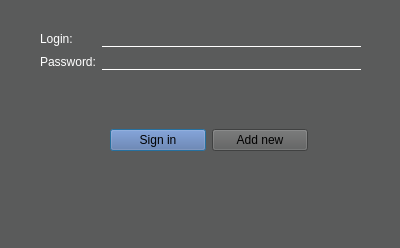
<?xml version="1.0" encoding="UTF-8"?>
<ui version="4.0">
 <class>Login</class>
 <widget class="QDialog" name="Login">
  <property name="geometry">
   <rect>
    <x>0</x>
    <y>0</y>
    <width>400</width>
    <height>248</height>
   </rect>
  </property>
  <property name="windowTitle">
   <string>Dialog</string>
  </property>
  <property name="styleSheet">
   <string notr="true">background-color: rgb(90, 91, 91);</string>
  </property>
  <widget class="QWidget" name="formLayoutWidget">
   <property name="geometry">
    <rect>
     <x>40</x>
     <y>30</y>
     <width>321</width>
     <height>71</height>
    </rect>
   </property>
   <layout class="QFormLayout" name="formLayout">
    <item row="0" column="0">
     <widget class="QLabel" name="label">
      <property name="styleSheet">
       <string notr="true">color: white;</string>
      </property>
      <property name="text">
       <string>Login:</string>
      </property>
     </widget>
    </item>
    <item row="1" column="0">
     <widget class="QLabel" name="label_2">
      <property name="styleSheet">
       <string notr="true">color: white;</string>
      </property>
      <property name="text">
       <string>Password:</string>
      </property>
     </widget>
    </item>
    <item row="0" column="1">
     <widget class="QLineEdit" name="lineEdit">
      <property name="styleSheet">
       <string notr="true">border: none;
border-bottom: 1px solid white;</string>
      </property>
     </widget>
    </item>
    <item row="1" column="1">
     <widget class="QLineEdit" name="lineEdit_2">
      <property name="styleSheet">
       <string notr="true">border: none;
border-bottom: 1px solid white;</string>
      </property>
     </widget>
    </item>
   </layout>
  </widget>
  <widget class="QWidget" name="verticalLayoutWidget">
   <property name="geometry">
    <rect>
     <x>10</x>
     <y>189</y>
     <width>381</width>
     <height>51</height>
    </rect>
   </property>
   <layout class="QVBoxLayout" name="verticalLayout">
    <item>
     <widget class="QLabel" name="label_3">
      <property name="layoutDirection">
       <enum>Qt::LeftToRight</enum>
      </property>
      <property name="styleSheet">
       <string notr="true">text-align: center;</string>
      </property>
      <property name="text">
       <string/>
      </property>
      <property name="scaledContents">
       <bool>false</bool>
      </property>
      <property name="alignment">
       <set>Qt::AlignCenter</set>
      </property>
     </widget>
    </item>
   </layout>
  </widget>
  <widget class="QWidget" name="horizontalLayoutWidget">
   <property name="geometry">
    <rect>
     <x>110</x>
     <y>100</y>
     <width>198</width>
     <height>80</height>
    </rect>
   </property>
   <layout class="QHBoxLayout" name="horizontalLayout">
    <item>
     <widget class="QPushButton" name="pushButton">
      <property name="styleSheet">
       <string notr="true">background-color: rgb(89, 111, 166)</string>
      </property>
      <property name="text">
       <string>Sign in</string>
      </property>
     </widget>
    </item>
    <item>
     <widget class="QPushButton" name="pushButton_2">
      <property name="text">
       <string>Add new</string>
      </property>
     </widget>
    </item>
   </layout>
  </widget>
 </widget>
 <resources/>
 <connections/>
</ui>
